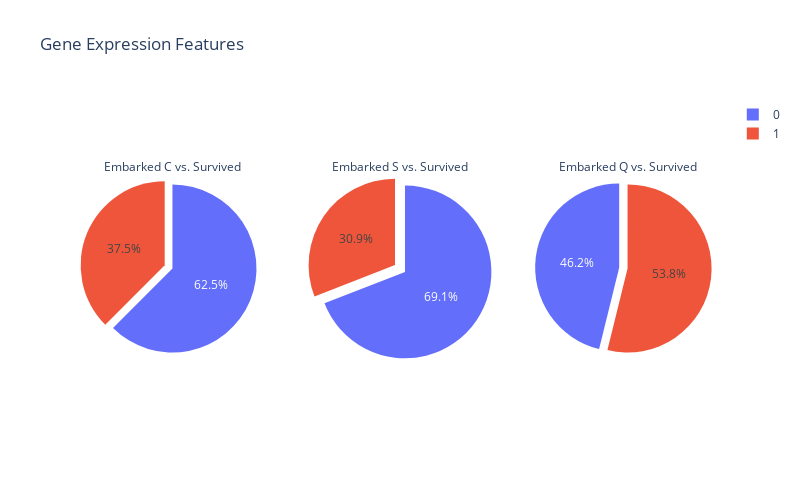

The cell this chart's notebook holds for it:
### Code cell
fig = make_subplots(rows=1, cols=3, specs=[[{"type": "pie"}, {"type": "pie"}, {"type": "pie"}]])



fig.add_trace(
            go.Pie(labels=data.loc[data['Embarked'] == 'C']['Survived'], pull = [.1, .1],
                   title = 'Embarked C vs. Survived'), row=1, col=1)

fig.add_trace(
            go.Pie(labels=data.loc[data['Embarked'] == 'S']['Survived'], pull = [.07, .07],
                   title = 'Embarked S vs. Survived'),row=1, col=2)

fig.add_trace(
            go.Pie(labels=data.loc[data['Embarked'] == 'Q']['Survived'], pull = [.1, .1],
                   title = 'Embarked Q vs. Survived'), row=1, col=3)


fig.update_layout(height=500, width=800, title_text="Gene Expression Features")
fig.show()

### Figure 1 — Plotly figure (JSON) as saved in the notebook; plotly's stock layout.template omitted (floating-point values rounded to 4 significant figures)
{"data": [{"domain": {"x": [0, 0.2889], "y": [0, 1]}, "labels": [1, 1, 1, 0, 0, 1, 0, 1, 1, 0, 1, 0, 1, 0, 0, 0, 0, 1, 0, 0, 1, 0, 0, 0, 0, 1, 1, 0, 0, 0, 0, 0], "pull": [0.1, 0.1], "title": {"text": "Embarked C vs. Survived"}, "type": "pie"}, {"domain": {"x": [0.3556, 0.6444], "y": [0, 1]}, "labels": [0, 1, 1, 0, 0, 0, 1, 1, 1, 0, 0, 0, 1, 1, 0, 0, 1, 1, 0, 1, 0, 0, 0, 0, 0, 0, 0, 0, 0, 0, 0, 0, 1, 1, 1, 1, 0, 0, 0, 1, 0, 1, 0, 0, 0, 0, 1, 0, 0, 0, 1, 1, 0, 1, 0, 1, 1, 0, 0, 1, 0, 0, 0, 0, 0, 0, 0, 1, 0, 0, 0, 0, 0, 0, 0, 1, 1, 0, 0, 0, 0, 0, 0, 0, 0, 0, 1, 0, 1, 0, 0, 0, 1, 0, 1, 0, 0, 1, 1, 0, 0, 1, 0, 0, 0, 0, 1, 0, 0, 0], "pull": [0.07, 0.07], "title": {"text": "Embarked S vs. Survived"}, "type": "pie"}, {"domain": {"x": [0.7111, 1], "y": [0, 1]}, "labels": [0, 0, 1, 1, 1, 1, 0, 1, 1, 1, 0, 0, 0], "pull": [0.1, 0.1], "title": {"text": "Embarked Q vs. Survived"}, "type": "pie"}], "layout": {"height": 500, "title": {"text": "Gene Expression Features"}, "width": 800}}
